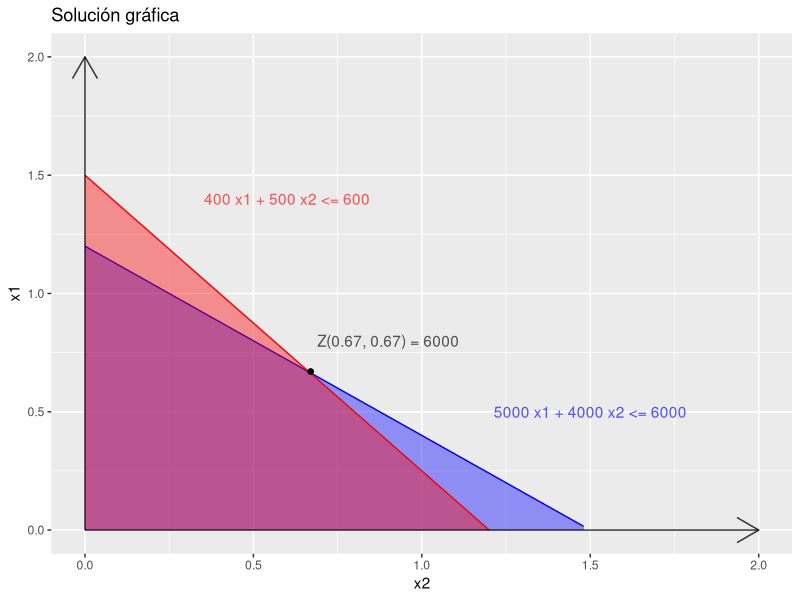

Recreate this plot in R.
## ---- chunk 1
# install.packages("lpSolve")
library(lpSolve)

# Coeficientes de la funcion objetivo
f.obj <- c(4500, 4500)
f.obj # Imprimimos los coef. de la función obj, para ver que estén bien inicializados
## ---- chunk 2

# Inicializamos la matriz de coeficientes de las restricciones por fila
# No se considera la restricción de no negatividad ya que es asumida automáticamente
f.con <- matrix(c(5000, 4000, 400, 500), nrow = 2, byrow = TRUE)

# Inicializamos los signos de las inecuaciones
f.dir <- c("<=","<=")

# Inicializamos la columna de términos constantes
f.rhs <- c(6000,600)

## ---- chunk 3

# Valor final de Z
solution <- lp(direction = "max", objective.in = f.obj, const.mat = f.con, const.dir = f.dir, const.rhs = f.rhs)

max_value <- solution$objval
point <- solution$solution

print(paste(
  "Las ganancias maximas son iguales a $", 
  max_value, 
  " y se obtinen en el punto (x1,x2) = ", 
  format(round(point[1],2), nsmall = 2),
  ",",
  format(round(point[2],2), nsmall = 2)
  ))

## ---- chunk 4
# install.packages("ggplot2")

library(ggplot2)
options(warn = -1)

fun.1 <- function(x) -0.8 * x + 1.2
fun.2 <- function(x) -1.25 * x + 1.5

ggplot(data.frame(x=c(0,2)), aes(x)) +
  stat_function(fun=fun.1, geom="area",fill="blue",alpha=0.4) +
  stat_function(fun=fun.1, geom="line",col="blue",alpha=1) +
  geom_text(aes(x=1.5,y=0.5,label="5000 x1 + 4000 x2 <= 6000"), col="blue", alpha=0.4) +
  
  stat_function(fun=fun.2, geom="area",fill="red",alpha=0.4) +
  stat_function(fun=fun.2, geom="line",col="red",alpha=1) +
  geom_text(aes(x=0.6,y=1.4,label="400 x1 + 500 x2 <= 600"), col="red", alpha=0.4) +
  
  geom_point(aes(x=0.67, y=0.67), colour="black")+
  geom_text(aes(x=0.9,y=0.8,label="Z(0.67, 0.67) = 6000"), col="black", alpha=0.4) +
  
  geom_segment(mapping=aes(x=0,y=0,xend=2, yend=0), arrow=arrow(), size=0.5, alpha=0.5) +
  geom_segment(mapping=aes(x=0,y=0,xend=0, yend=2), arrow=arrow(), size=0.5, alpha=0.5) +
  
  ylab("x1") + xlab ("x2") +
  ggtitle("Solución gráfica") +
  ylim(0,2)
